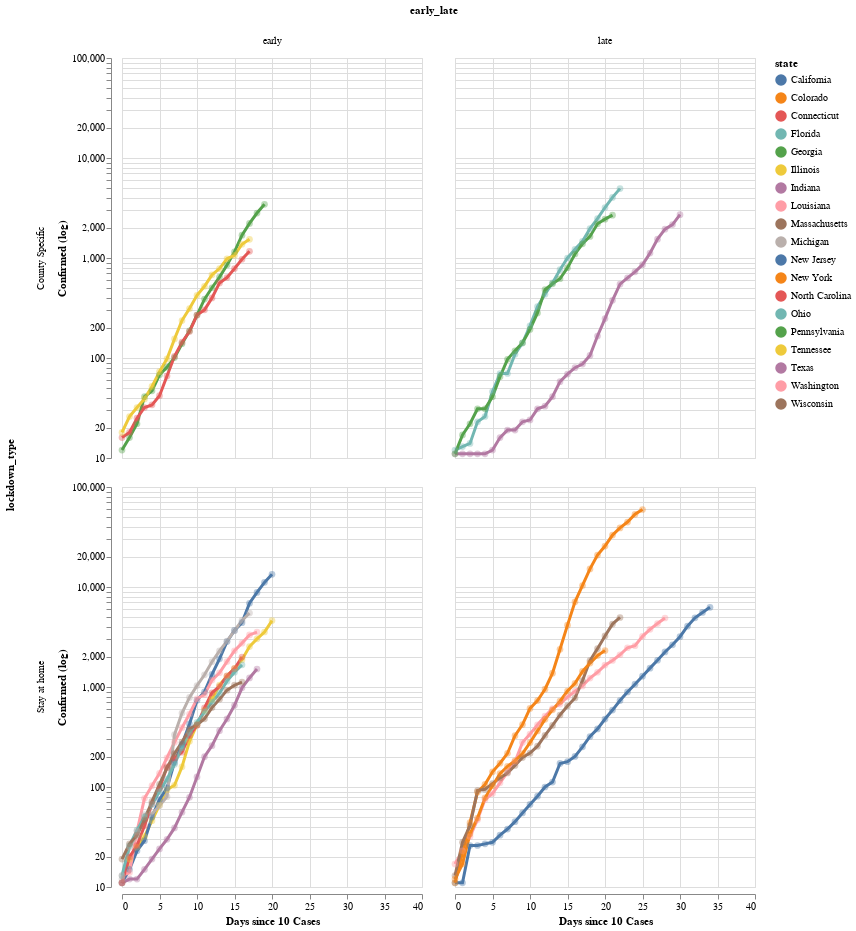

Notebook code for this chart:
### Code cell
altChart.facet(column="early_late",row="lockdown_type")

### Figure 1 — Vega-Lite specification as saved in the notebook (floating-point values rounded to 4 significant figures; data arrays with more than 128 entries replaced by an {"elided": "..."} marker saying what was removed)
{"config": {"view": {"continuousWidth": 400, "continuousHeight": 300}}, "data": {"name": "data-df1da8ab67897c0065df93b383eacc5b"}, "facet": {"column": {"type": "nominal", "field": "early_late"}, "row": {"type": "nominal", "field": "lockdown_type"}}, "spec": {"layer": [{"mark": {"type": "point", "filled": true, "size": 400}, "encoding": {"color": {"type": "nominal", "field": "state"}, "detail": {"type": "nominal", "field": "state"}, "opacity": {"value": 0}, "x": {"type": "quantitative", "field": "x", "scale": {"domain": [0, 40]}, "title": "Days since 10 Cases"}, "y": {"type": "quantitative", "field": "y", "scale": {"domain": [10, 100000], "type": "log"}, "title": "Confirmed (log)"}}, "height": 400, "transform": [{"filter": "datum.y !== null"}, {"filter": "datum.y > 0"}], "width": 300}, {"mark": "point", "encoding": {"opacity": {"value": 0}, "x": {"type": "quantitative", "field": "x"}}, "height": 400, "selection": {"selector012": {"type": "single", "nearest": true, "on": "mouseover", "fields": ["x"], "empty": "none"}}, "width": 300}, {"mark": {"type": "point", "filled": true, "size": 400}, "encoding": {"color": {"type": "nominal", "field": "state"}, "detail": {"type": "nominal", "field": "state"}, "opacity": {"condition": {"value": 0.0, "test": "!isDefined(click.state) || !isDefined(click_state) || click.state == datum.state || click.state == \"\""}, "value": 0.0}, "x": {"type": "quantitative", "field": "x", "scale": {"domain": [0, 40]}, "title": "Days since 10 Cases"}, "y": {"type": "quantitative", "field": "y", "scale": {"domain": [10, 100000], "type": "log"}, "title": "Confirmed (log)"}}, "height": 400, "selection": {"click": {"type": "single", "fields": ["state"], "on": "click", "empty": "all", "bind": {"input": "select", "options": ["", "California", "Texas", "Washington", "New York", "Florida", "Massachusetts", "Georgia", "Colorado", "Illinois", "New Jersey", "Pennsylvania", "Indiana", "Louisiana", "Maryland", "Michigan", "North Carolina", "Tennessee", "Connecticut", "Ohio", "Wisconsin"], "name": "Filter on state: "}}}, "transform": [{"filter": "datum.y !== null"}, {"filter": "datum.y > 0"}, {"filter": "!isDefined(click.state) || !isDefined(click_state) || click.state == datum.state || click.state == \"\""}], "width": 300}, {"mark": {"type": "line", "size": 3}, "encoding": {"color": {"type": "nominal", "field": "state"}, "detail": {"type": "nominal", "field": "state"}, "opacity": {"condition": {"value": 1, "test": "!isDefined(click.state) || !isDefined(click_state) || click.state == datum.state || click.state == \"\""}, "value": 0.1}, "x": {"type": "quantitative", "field": "x", "scale": {"domain": [0, 40]}, "title": "Days since 10 Cases"}, "y": {"type": "quantitative", "field": "y", "scale": {"domain": [10, 100000], "type": "log"}, "title": "Confirmed (log)"}}, "height": 400, "transform": [{"filter": "datum.y !== null"}, {"filter": "datum.y > 0"}], "width": 300}, {"mark": {"type": "point", "filled": true, "size": 45}, "encoding": {"color": {"type": "nominal", "field": "state"}, "detail": {"type": "nominal", "field": "state"}, "opacity": {"condition": {"value": 0.4, "test": "!isDefined(click.state) || !isDefined(click_state) || click.state == datum.state || click.state == \"\""}, "value": 0.1}, "x": {"type": "quantitative", "field": "x", "scale": {"domain": [0, 40]}, "title": "Days since 10 Cases"}, "y": {"type": "quantitative", "field": "y", "scale": {"domain": [10, 100000], "type": "log"}, "title": "Confirmed (log)"}}, "height": 400, "transform": [{"filter": "datum.y !== null"}, {"filter": "datum.y > 0"}], "width": 300}, {"mark": {"type": "point", "filled": true}, "encoding": {"color": {"type": "nominal", "field": "state"}, "detail": {"type": "nominal", "field": "state"}, "opacity": {"condition": {"value": 1, "selection": "selector012"}, "value": 0}, "x": {"type": "quantitative", "field": "x", "scale": {"domain": [0, 40]}, "title": "Days since 10 Cases"}, "y": {"type": "quantitative", "field": "y", "scale": {"domain": [10, 100000], "type": "log"}, "title": "Confirmed (log)"}}, "height": 400, "transform": [{"filter": "datum.y !== null"}, {"filter": "datum.y > 0"}, {"filter": "isDefined(click.state) && click.state == datum.state"}], "width": 300}, {"mark": {"type": "text", "align": "left", "dx": 5, "dy": -5}, "encoding": {"color": {"value": "black"}, "detail": {"type": "nominal", "field": "state"}, "opacity": {"value": 1}, "text": {"condition": {"type": "nominal", "field": "tooltip_text", "selection": "selector012"}, "value": " "}, "x": {"type": "quantitative", "field": "x", "scale": {"domain": [0, 40]}, "title": "Days since 10 Cases"}, "y": {"type": "quantitative", "field": "y", "scale": {"domain": [10, 100000], "type": "log"}, "title": "Confirmed (log)"}}, "height": 400, "transform": [{"filter": "datum.y !== null"}, {"filter": "datum.y > 0"}, {"calculate": "datum.state + \": \" + datum.y", "as": "tooltip_text"}, {"filter": "isDefined(click.state) && click.state == datum.state"}], "width": 300}, {"mark": {"type": "rule", "color": "gray"}, "encoding": {"x": {"type": "quantitative", "field": "x"}}, "height": 400, "transform": [{"filter": {"selection": "selector012"}}, {"filter": "isDefined(click.state) && isDefined(click_state) && click.state != \"\""}], "width": 300}, {"mark": {"type": "rule", "strokeDash": [7, 3]}, "encoding": {"color": {"type": "nominal", "field": "state"}, "detail": {"type": "nominal", "field": "state"}, "x": {"type": "quantitative", "field": "x"}}, "height": 400, "transform": [{"filter": "datum.x == datum.lockdown_x"}, {"filter": "isDefined(click.state) && click.state == datum.state"}], "width": 300}, {"mark": {"type": "text", "align": "left", "dx": 5, "dy": -200}, "encoding": {"color": {"value": "black"}, "detail": {"type": "nominal", "field": "state"}, "text": {"condition": {"type": "nominal", "field": "lockdown_tooltip_text", "selection": "selector012"}, "value": " "}, "x": {"type": "quantitative", "field": "x"}}, "height": 400, "transform": [{"filter": "datum.x == datum.lockdown_x"}, {"filter": "isDefined(click.state) && click.state == datum.state"}, {"calculate": "datum.state + \" \" + datum.lockdown_type", "as": "lockdown_tooltip_text"}, {"filter": "isDefined(click.state) && click.state == datum.state"}], "width": 300}, {"mark": {"type": "line", "size": 3, "strokeDash": [1, 1]}, "encoding": {"color": {"type": "nominal", "field": "state"}, "detail": {"type": "nominal", "field": "state"}, "x": {"type": "quantitative", "field": "x", "scale": {"domain": [0, 40]}, "title": "Days since 10 Cases"}, "y": {"type": "quantitative", "field": "model_y", "scale": {"domain": [10, 100000], "type": "log"}, "title": "Confirmed (log)"}}, "height": 400, "transform": [{"filter": "datum.lockdown_x != null"}, {"filter": "datum.x >= datum.lockdown_x"}, {"filter": "datum.y !== null"}, {"calculate": "datum.lockdown_y * pow(datum.lockdown_slope, datum.x - datum.lockdown_x)", "as": "model_y"}, {"filter": "isDefined(click.state) && click.state == datum.state"}], "width": 300}, {"mark": {"type": "text", "align": "left", "dx": 5, "dy": -20}, "encoding": {"color": {"value": "black"}, "detail": {"type": "nominal", "field": "state"}, "opacity": {"value": 1}, "text": {"condition": {"type": "nominal", "field": "extrap_text", "selection": "selector012"}, "value": " "}, "x": {"type": "quantitative", "field": "x", "scale": {"domain": [0, 40]}, "title": "Days since 10 Cases"}, "y": {"type": "quantitative", "field": "model_y", "scale": {"domain": [10, 100000], "type": "log"}, "title": "Confirmed (log)"}}, "height": 400, "transform": [{"filter": "datum.lockdown_x != null"}, {"filter": "datum.x >= datum.lockdown_x"}, {"filter": "datum.y !== null"}, {"calculate": "datum.lockdown_y * pow(datum.lockdown_slope, datum.x - datum.lockdown_x)", "as": "model_y"}, {"filter": "isDefined(click.state) && click.state == datum.state"}, {"calculate": "\"trend at lockdown for \" + datum.state", "as": "extrap_text"}], "width": 300}]}, "$schema": "https://vega.github.io/schema/vega-lite/v4.0.0.json", "datasets": {"data-df1da8ab67897c0065df93b383eacc5b": {"elided": "415 records"}}}
